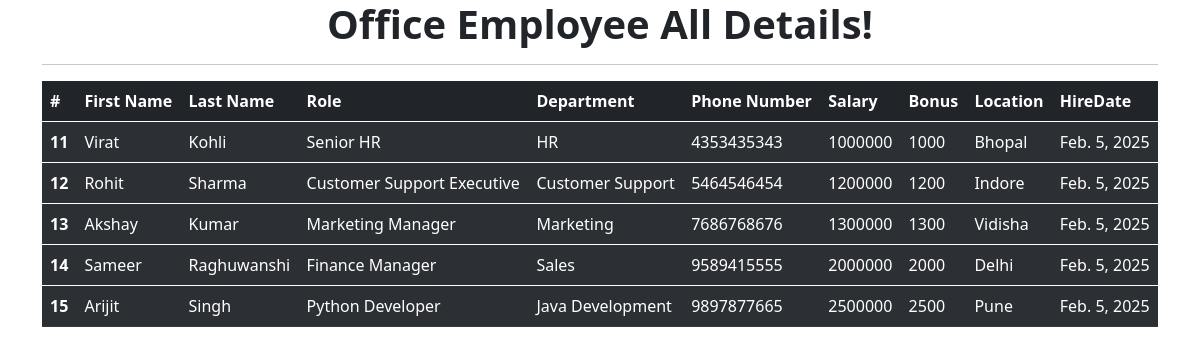
The app's page /all_emp with its own data.
### main/models.py (models this page shows, shortened)
class Employee(models.Model):
    first_name = models.CharField(max_length=100, null=False)
    last_name = models.CharField(max_length=100)
    dept = models.ForeignKey(Department, on_delete=models.CASCADE)
    salary = models.IntegerField(default=0)
    bonus = models.IntegerField(default=0)
    role = models.ForeignKey(Role, on_delete=models.CASCADE)
    phone = models.IntegerField(default=0)
    hire_date = models.DateField()
    def __str__(self):
        return "%s %s %s" %(self.first_name, self.last_name, self.phone)

class Role(models.Model):
    name = models.CharField(max_length=100, null=False)
    def __str__(self):
        return self.name

class Department(models.Model):
    name = models.CharField(max_length=100, null=False)
    location = models.CharField(max_length=100)

### main/views.py (the view)
# urls.py: path('all_emp', views.all_emp, name = 'all_emp'),
def all_emp(request):
    emps = Employee.objects.all()
    context = {
        'emps' : emps
    }
    print(context)
    return render(request, 'all_emp.html', context)

### main/templates/all_emp.html (shortened to what this page needs)
<!doctype html>
<html lang="en">
<head>
    <link href="https://cdn.jsdelivr.net/npm/bootstrap@5.0.2/dist/css/bootstrap.min.css" rel="stylesheet"
>
</head>
<body>
    <div class="container">
        <h1 style="text-align: center;"><b>Office Employee All Details!</b></h1>
        <hr>
        <table class="table table-dark table-striped">
            <thead>
                <tr>
                    <th scope="col">#</th>
                    <th scope="col">First Name</th>
                    <th scope="col">Last Name</th>
                    <th scope="col">Role</th>
                    <th scope="col">Department</th>
                    <th scope="col">Phone Number</th>
                    <th scope="col">Salary</th>
                    <th scope="col">Bonus</th>
                    <th scope="col">Location</th>
                    <th scope="col">HireDate</th>
                </tr>
            </thead>
            {% for emp in emps %}
            <tbody>
                <tr>
                    <th scope="row">{{emp.id}}</th>
                    <td>{{emp.first_name}}</td>
                    <td>{{emp.last_name}}</td>
                    <td>{{emp.role}}</td>
                    <td>{{emp.dept.name}}</td>
                    <td>{{emp.phone}}</td>
                    <td>{{emp.salary}}</td>
                    <td>{{emp.bonus}}</td>
                    <td>{{emp.dept.location}}</td>
                    <td>{{emp.hire_date}}</td>
                </tr>
            </tbody>
            {% endfor %}
        </table>
    </div>
</body>
</html>

### records on screen
Employee: id "11", first_name "Virat", last_name "Kohli", role "Senior HR", dept.name "HR", phone "4353435343", salary "1000000", bonus "1000", dept.location "Bhopal", hire_date "Feb. 5, 2025"
Employee: id "12", first_name "Rohit", last_name "Sharma", role "Customer Support Executive", dept.name "Customer Support", phone "5464546454", salary "1200000", bonus "1200", dept.location "Indore", hire_date "Feb. 5, 2025"
Employee: id "13", first_name "Akshay", last_name "Kumar", role "Marketing Manager", dept.name "Marketing", phone "7686768676", salary "1300000", bonus "1300", dept.location "Vidisha", hire_date "Feb. 5, 2025"
Employee: id "14", first_name "Sameer", last_name "Raghuwanshi", role "Finance Manager", dept.name "Sales", phone "9589415555", salary "2000000", bonus "2000", dept.location "Delhi", hire_date "Feb. 5, 2025"
Employee: id "15", first_name "Arijit", last_name "Singh", role "Python Developer", dept.name "Java Development", phone "9897877665", salary "2500000", bonus "2500", dept.location "Pune", hire_date "Feb. 5, 2025"
